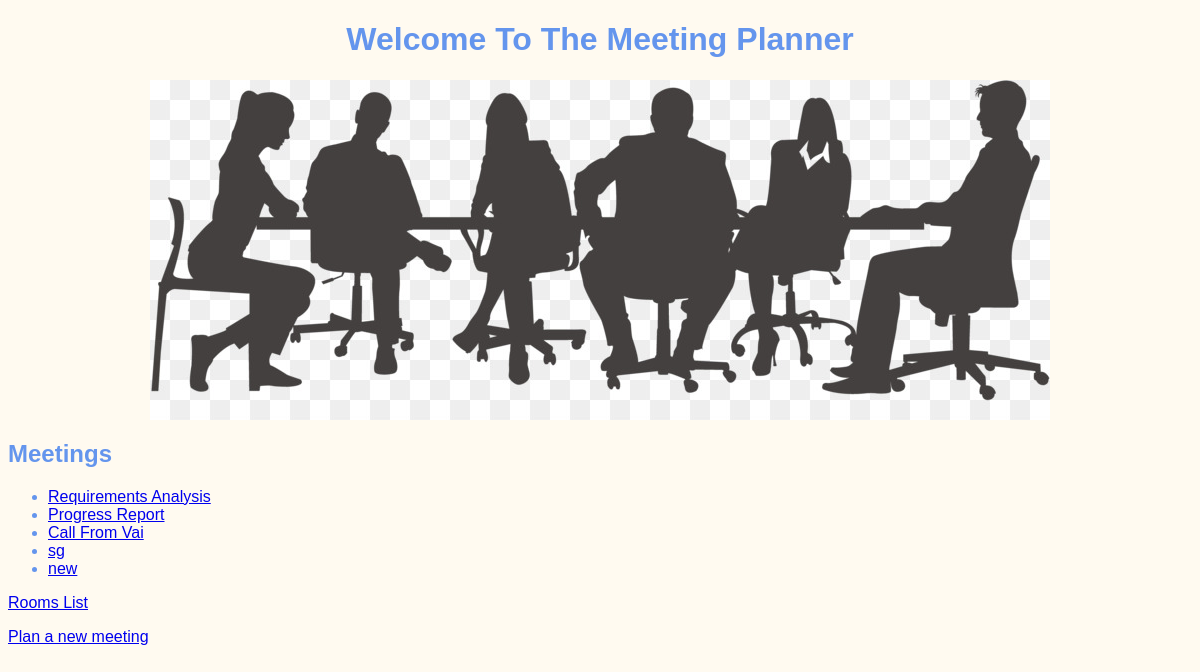
The page / on the database its author committed.
### meetings/models.py (models this page shows, shortened)
class Meeting(models.Model):
    title = models.CharField(max_length=200)
    date = models.DateField()
    start_time = models.TimeField(default=time(9))
    duration = models.IntegerField(default=1)
    room = models.ForeignKey(Room, on_delete=models.CASCADE)

### website/views.py (the view)
# urls.py: path('', welcome, name="welcome"),
def welcome(request):
    return render(request,"website/welcome.html",
                  {"meetings": Meeting.objects.all()})

### website/templates/website/welcome.html (shortened to what this page needs)
{% extends "base.html" %}
{% block content %}
    <h1> Welcome To The Meeting Planner </h1>
{% load static %}
    <img alt="cover_photo" class="cen_ter" src="{% static 'website/meeting-banner.jpg' %}">
    <h2>Meetings</h2>
    <ul>
        {% for meeting in meetings %}
        <li>
            <a href="{% url 'detail'  meeting.id %}">
                {{ meeting.title }}
            </a>
        </li>
        {% endfor %}
    </ul>
<a href="{% url 'rooms' %}">Rooms List</a>
<p>
    <a href="{% url 'new' %}">
        Plan a new meeting
    </a>
{% endblock %}

### website/templates/base.html (shortened to what this page needs)
{% load static %}
<!DOCTYPE html>
<html lang="en">
<head>
    <link rel="stylesheet"
          href="{% static 'website/style.css'  %}">
</head>
<body>
{% block content %}
{% endblock %}
</body>
</html>

### website/static/website/style.css (style rules this page uses)
body { font-family: sans-serif; color: #6495ed; background-color: #fffaf0; }
h1 { text-align: center; }
.cen_ter { display: block; margin-left: auto; margin-right: auto; }

### rows shown on the page
Meeting: title "Requirements Analysis"
Meeting: title "Progress Report"
Meeting: title "Call From Vai"
Meeting: title "sg"
Meeting: title "new"
